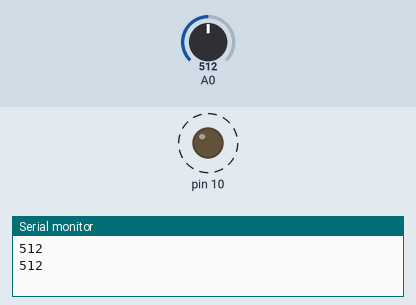
This sketch was run on a simulated Arduino Uno, built with avr-gcc and run on an emulated ATmega328P. Parts: output pins drawn as LEDs (lit = HIGH), the last lines printed to the serial monitor. Dashed ring = blinking. The inputs (shaded band) are chosen by the test bench; at power-on: A0 = 512.

Above: at 1.8 s.
1.9 s: A0 set to 306
At 2.2 s:
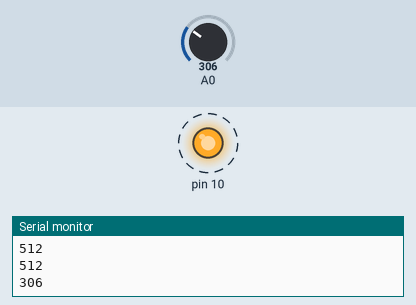
5.4 s: A0 set to 122
At 5.56 s:
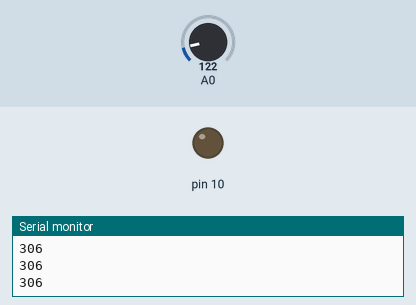
Timing chart, 0 to 14.9 s (numbered marks = the images above; inputs shaded):
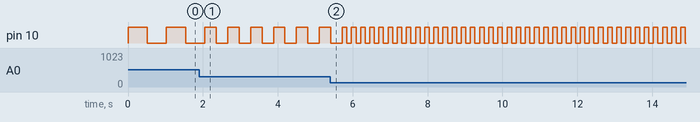

The sketch:

lab5-3.ino
```cpp
// C++ code
//
void setup()
{
  pinMode(10, OUTPUT);
  Serial.begin(9600);
}

void loop()
{
  int resist = analogRead(A0);
  int number = resist;
  Serial.println(resist);
  digitalWrite(10, HIGH);
  delay(number);
  digitalWrite(10, LOW);
  delay(number);
}
```

Measured:
- after the input at 1.9 s, pin 10: alternates HIGH for 0.31 s and LOW for 0.31 s, starting after 0.46 s
- by itself, pin 10: alternates HIGH for 0.51 s and LOW for 0.51 s
